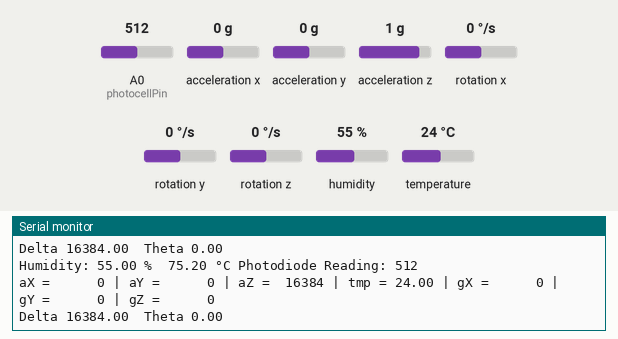
A sketch run on a simulated Arduino Uno, built with avr-gcc and run on an emulated ATmega328P. Parts: the last lines printed to the serial monitor. Wiring (inferred from the names in the program): MPU-6050 motion sensor at I2C address 0x68. The inputs (shaded band) are chosen by the test bench; at power-on: acceleration x 0 g, acceleration y 0 g, acceleration z 1 g, rotation x 0 °/s, rotation y 0 °/s, rotation z 0 °/s, A0 (photocellPin) = 512, humidity 55 %, temperature 24 °C.

Above: at 2.9 s.
3.0 s: acceleration x set to -1.4 g
At 4.2 s:
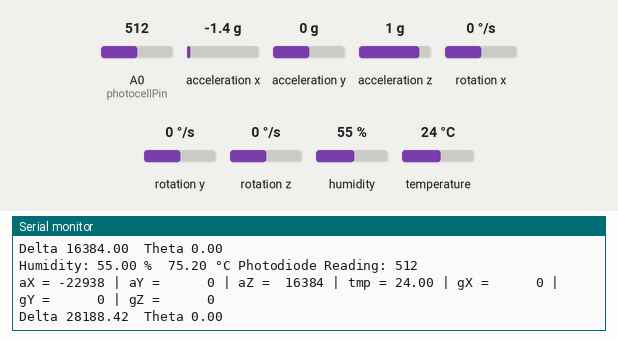
5.9 s: acceleration y set to -1.4 g
At 7.6 s:
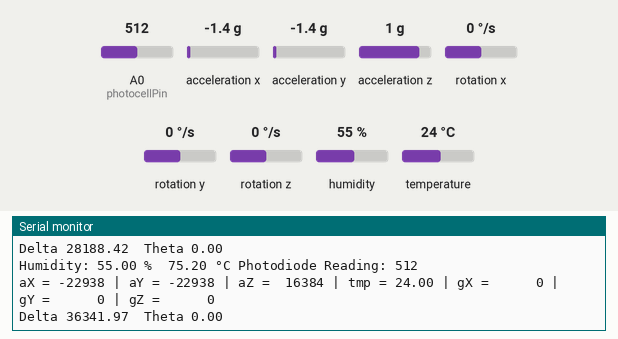
9.3 s: acceleration z set to -1.4 g
At 10.24 s:
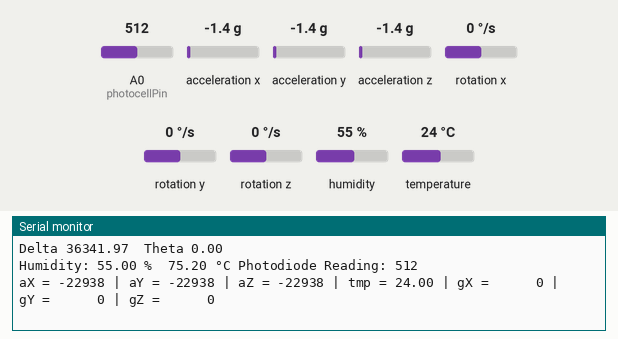
12.7 s: rotation x set to -192 °/s
At 14.3 s:
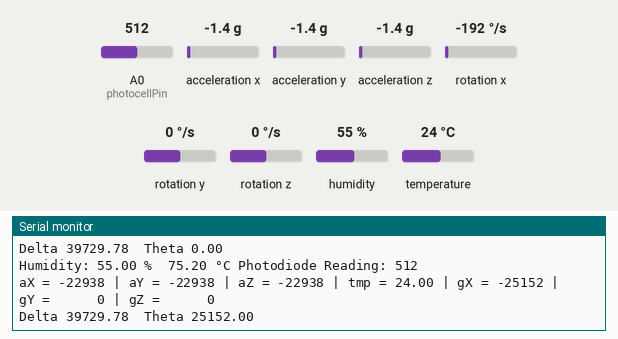
16.1 s: rotation y set to -192 °/s
At 17.7 s:
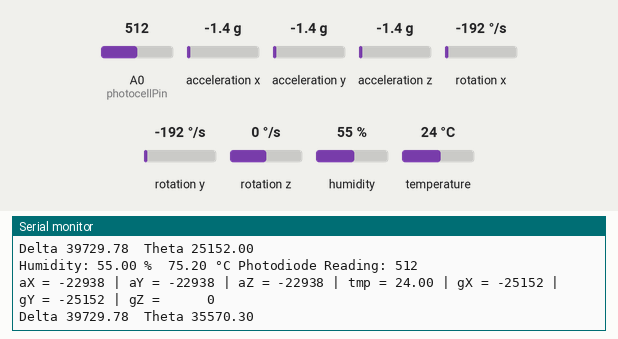
19.5 s: rotation z set to -192 °/s
At 21.2 s:
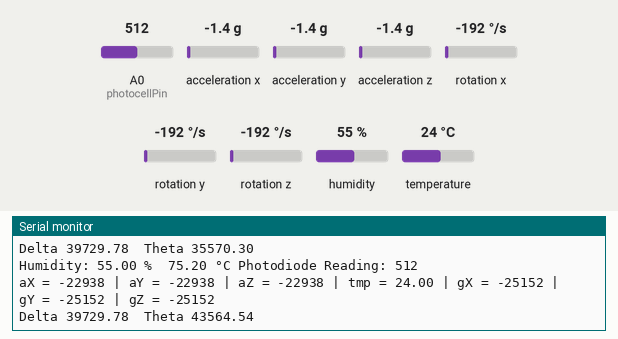
Timing chart, 0 to 22.7 s (numbered marks = the images above; inputs shaded):
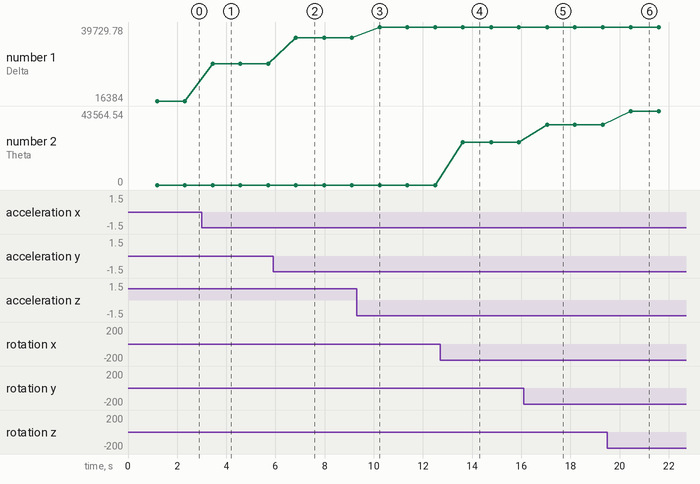

Measured:
- after the input at 3.0 s, the serial monitor: prints a new line after 0.34 s (image 1)
- after the input at 5.9 s, the serial monitor: prints a new line after 0.83 s (image 2)
- after the input at 9.3 s, the serial monitor: prints a new line after 0.84 s (image 3)
- after the input at 12.7 s, the serial monitor: prints a new line after 0.82 s (image 4)
- after the input at 16.1 s, the serial monitor: prints a new line after 0.85 s (image 5)
- after the input at 19.5 s, the serial monitor: prints a new line after 0.84 s (image 6)
- plotted number 1: 16384 → 28188.42 after the input at 3.0 s, 28188.42 → 36341.97 after the input at 5.9 s, 36341.97 → 39729.78 after the input at 9.3 s
- plotted number 2: 0 → 25152 after the input at 12.7 s, 25152 → 35570.3 after the input at 16.1 s, 35570.3 → 43564.54 after the input at 19.5 s

The sketch:

raw.ino
```cpp
//zd75
//DHT Setup
#include "DHT.h"
#define DHTPIN 2 // Digital pin connected to the DHT sensor
#define DHTTYPE DHT11
float h = 0 ;
float c = 0;

// Photoresistor Setup
int photocellPin = A0; //photoresistor module attach to A0
//const int ledPin = 13; //pin 13 built-in led
int outputValue = 0;

// accelerometer Setup (i2c)
#include "Wire.h" // This library allows you to communicate with I2C devices.
const int MPU_ADDR = 0x68; // I2C address of the MPU-6050. If AD0 pin is set to HIGH, the I2C address will be 0x69.

int16_t accelerometer_x, accelerometer_y, accelerometer_z; // variables for accelerometer raw data
int16_t gyro_x, gyro_y, gyro_z; // variables for gyro raw data
int16_t temperature; // variables for temperature data
double delta; // Total displacement
double theta; // Gyroscope displacement
double sum_d;
double sum_t;
double last_d;
double last_t;
//boolean m = false;
boolean safe = true;

char tmp_str[7]; // temporary variable used in convert function
int count = 0; // average counter

char* convert_int16_to_str(int16_t i) { // converts int16 to string. Moreover, resulting strings will have the same length in the debug monitor.
  sprintf(tmp_str, "%6d", i);
  return tmp_str;
}
//BlueTooth
#include <SoftwareSerial.h>
//SoftwareSerial Bluetooth(10, 9); // RX, TX


DHT dht(DHTPIN, DHTTYPE); // Initialize DHT sensor.


void setup() {
  //start DHT
  Serial.begin(9600);
  dht.begin();

  //start photodiode
  //pinMode(ledPin,OUTPUT); //set ledPin as OUTPUT

  //start accelerometer
  Wire.begin();
  Wire.beginTransmission(MPU_ADDR); // Begins a transmission to the I2C slave (GY-521 board)
  Wire.write(0x6B); // PWR_MGMT_1 register
  Wire.write(0); // set to zero (wakes up the MPU-6050)
  Wire.endTransmission(true);

}

void loop() {
  delay(1000);// Wait between measurements.

  // DHT temp & humidity data
  float h = dht.readHumidity();
  float c = dht.readTemperature();
  float f = dht.readTemperature(true);
  if (isnan(h) || isnan(c) || isnan(f)) {
    Serial.println(F("Failed to read from DHT sensor!"));
    return;
  }

  Serial.print(F("Humidity: "));Serial.print(h);
  Serial.print(F(" %  "));Serial.print(f);
  Serial.print(F(" °C "));


  // Photodiode
  outputValue = analogRead(photocellPin);//read the value of photoresistor
  Serial.print(F("Photodiode Reading: "));
  Serial.println(outputValue); //print it in serial monitor


  // accelerometer
  Wire.beginTransmission(MPU_ADDR);
  Wire.write(0x3B); // starting with register 0x3B (ACCEL_XOUT_H) [MPU-6000 and MPU-6050 Register Map and Descriptions Revision 4.2, p.40]
  Wire.endTransmission(false); // the parameter indicates that the Arduino will send a restart. As a result, the connection is kept active.
  Wire.requestFrom(MPU_ADDR, 7*2, true); // request a total of 7*2=14 registers

  // "Wire.read()<<8 | Wire.read();" means two registers are read and stored in the same variable
  accelerometer_x = Wire.read()<<8 | Wire.read(); // reading registers: 0x3B (ACCEL_XOUT_H) and 0x3C (ACCEL_XOUT_L)
  accelerometer_y = Wire.read()<<8 | Wire.read(); // reading registers: 0x3D (ACCEL_YOUT_H) and 0x3E (ACCEL_YOUT_L)
  accelerometer_z = Wire.read()<<8 | Wire.read(); // reading registers: 0x3F (ACCEL_ZOUT_H) and 0x40 (ACCEL_ZOUT_L)
  temperature = Wire.read()<<8 | Wire.read(); // reading registers: 0x41 (TEMP_OUT_H) and 0x42 (TEMP_OUT_L)
  gyro_x = Wire.read()<<8 | Wire.read(); // reading registers: 0x43 (GYRO_XOUT_H) and 0x44 (GYRO_XOUT_L)
  gyro_y = Wire.read()<<8 | Wire.read(); // reading registers: 0x45 (GYRO_YOUT_H) and 0x46 (GYRO_YOUT_L)
  gyro_z = Wire.read()<<8 | Wire.read(); // reading registers: 0x47 (GYRO_ZOUT_H) and 0x48 (GYRO_ZOUT_L)

  delta = pow(accelerometer_x,2) + pow(accelerometer_y,2) + pow(accelerometer_z,2);
  delta = sqrt(delta);
  theta = pow(gyro_x,2) + pow(gyro_y,2) + pow(gyro_z,2);
  theta = sqrt(theta);

  // print out data
  Serial.print("aX = "); Serial.print(convert_int16_to_str(accelerometer_x));
  Serial.print(" | aY = "); Serial.print(convert_int16_to_str(accelerometer_y));
  Serial.print(" | aZ = "); Serial.print(convert_int16_to_str(accelerometer_z));
  // the following equation was taken from the documentation [MPU-6000/MPU-6050 Register Map and Description, p.30]
  Serial.print(" | tmp = "); Serial.print(temperature/340.00+36.53);
  Serial.print(" | gX = "); Serial.print(convert_int16_to_str(gyro_x));
  Serial.print(" | gY = "); Serial.print(convert_int16_to_str(gyro_y));
  Serial.print(" | gZ = "); Serial.println(convert_int16_to_str(gyro_z));
  Serial.print("Delta "); Serial.print(delta);
  Serial.print("  Theta "); Serial.print(theta);
  Serial.println();
  Serial.println();


}
```
